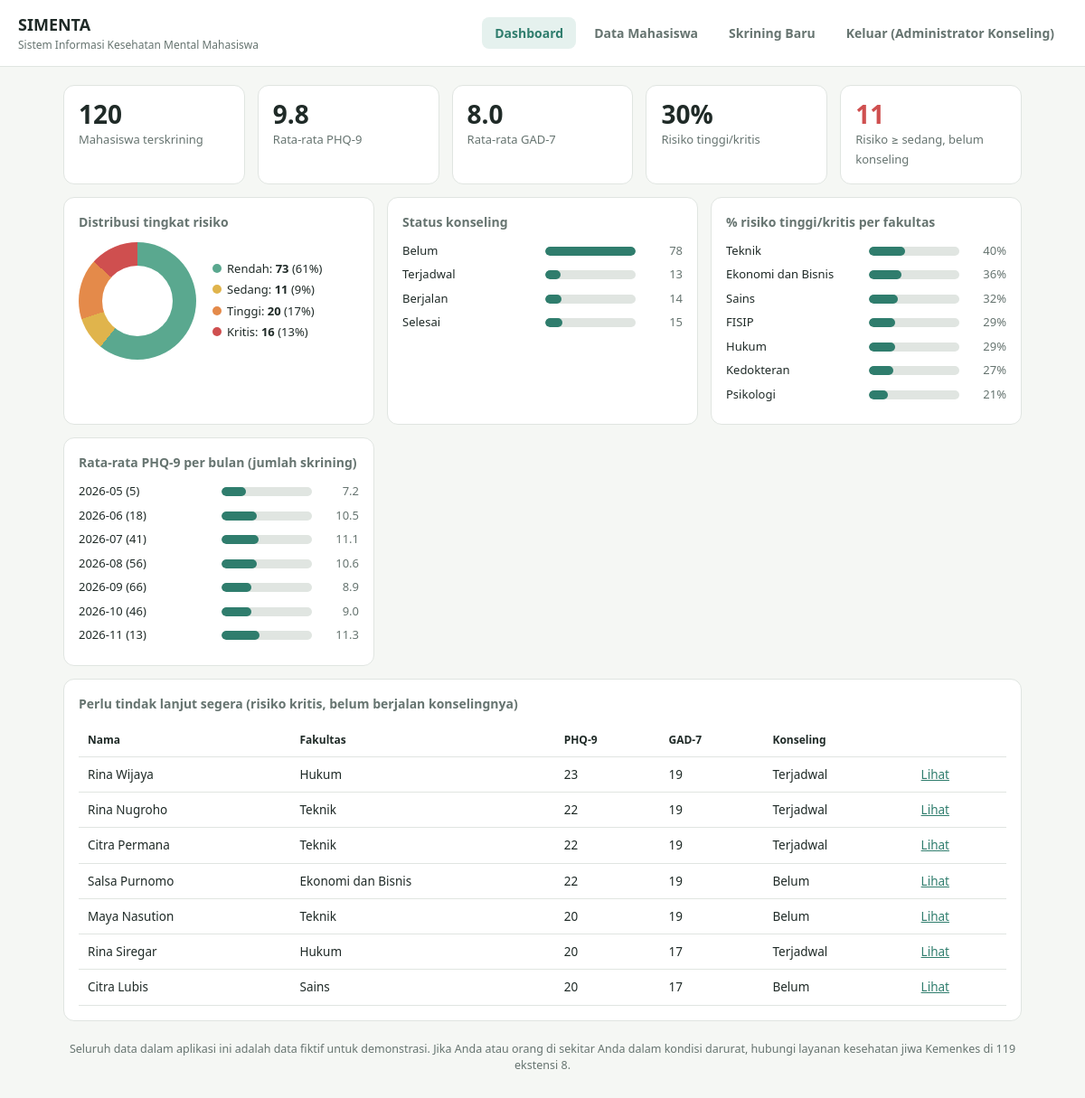
/index.php (signed in), run on the app's committed database.
### tables this page shows
CREATE TABLE mahasiswa (id INT AUTO_INCREMENT PRIMARY KEY, nim VARCHAR(20) NOT NULL UNIQUE, nama VARCHAR(100) NOT NULL, jenis_kelamin ENUM('Laki-laki','Perempuan') NOT NULL, fakultas VARCHAR(60) NOT NULL, prodi VARCHAR(80) NOT NULL, semester TINYINT NOT NULL, ipk DECIMAL(3,2) NOT NULL DEFAULT 0);

### index.php (the view, shortened to what this page needs)
<?php
require_once __DIR__ . '/config.php';
$total = (int)$pdo->query('SELECT COUNT(*) FROM mahasiswa')->fetchColumn();
$avg = $pdo->query('SELECT ROUND(AVG(phq9),1) p, ROUND(AVG(gad7),1) g FROM v_terakhir')->fetch();
$dist = [0, 0, 0, 0];
foreach ($pdo->query('SELECT tingkat, COUNT(*) n FROM v_terakhir GROUP BY tingkat') as $r) $dist[(int)$r['tingkat']] = (int)$r['n'];
$kons = array_fill_keys(STATUS, 0);
foreach ($pdo->query('SELECT konseling, COUNT(*) n FROM v_terakhir GROUP BY konseling') as $r) $kons[$r['konseling']] = (int)$r['n'];
$perlu = (int)$pdo->query("SELECT COUNT(*) FROM v_terakhir WHERE tingkat>=1 AND konseling='Belum'")->fetchColumn();
$fak = $pdo->query('SELECT fakultas, COUNT(*) n, SUM(tingkat>=2) hi FROM v_terakhir GROUP BY fakultas')->fetchAll();
usort($fak, fn($a, $b) => ($b['hi'] / $b['n']) <=> ($a['hi'] / $a['n']));
$tren = $pdo->query("SELECT DATE_FORMAT(tanggal,'%Y-%m') bln, COUNT(*) n, ROUND(AVG(phq9),1) p FROM skrining GROUP BY bln ORDER BY bln")->fetchAll();
$urg = $pdo->query("SELECT id, nama, fakultas, phq9, gad7, konseling FROM v_terakhir WHERE tingkat=3 AND konseling IN ('Belum','Terjadwal') ORDER BY phq9 DESC LIMIT 8")->fetchAll();
$c = 0; $grad = [];
foreach ($dist as $i => $v) { $a = $total ? $c / $total * 100 : 0; $c += $v; $grad[] = WARNA[$i] . " {$a}% " . ($total ? $c / $total * 100 : 0) . '%'; }
$tinggi = $total ? round(($dist[2] + $dist[3]) / $total * 100) : 0;
require __DIR__ . '/header.php';
?>
<div class="grid g4">
  <div class="card stat"><b><?= $total ?></b><span>Mahasiswa terskrining</span></div>
  <div class="card stat"><b><?= e($avg['p'] ?? 0) ?></b><span>Rata-rata PHQ-9</span></div>
  <div class="card stat"><b><?= e($avg['g'] ?? 0) ?></b><span>Rata-rata GAD-7</span></div>
  <div class="card stat"><b><?= $tinggi ?>%</b><span>Risiko tinggi/kritis</span></div>
  <div class="card stat"><b style="color:#cf4f4f"><?= $perlu ?></b><span>Risiko ≥ sedang, belum konseling</span></div>
</div>
<div class="grid g2" style="margin-top:14px">
  <div class="card"><h3>Distribusi tingkat risiko</h3>
    <div class="donut"><div class="ring" style="background:conic-gradient(<?= implode(',', $grad) ?>)"></div>
      <div class="lg"><?php foreach ($dist as $i => $v): ?>
        <div><span class="dot" style="background:<?= WARNA[$i] ?>"></span><?= TINGKAT[$i] ?>: <b><?= $v ?></b> (<?= $total ? round($v / $total * 100) : 0 ?>%)</div>
      <?php endforeach; ?></div></div></div>
  <div class="card"><h3>Status konseling</h3>
    <?php foreach ($kons as $k => $v) echo bar($k, $v, max($kons) ?: 1); ?></div>
  <div class="card"><h3>% risiko tinggi/kritis per fakultas</h3>
    <?php foreach ($fak as $f) echo bar($f['fakultas'], round($f['hi'] / $f['n'] * 100), 100, '%'); ?></div>
  <div class="card"><h3>Rata-rata PHQ-9 per bulan (jumlah skrining)</h3>
    <?php foreach ($tren as $t) echo bar($t['bln'] . ' (' . $t['n'] . ')', $t['p'], 27); ?></div>
</div>
<div class="card" style="margin-top:14px"><h3>Perlu tindak lanjut segera (risiko kritis, belum berjalan konselingnya)</h3>
  <?php if (!$urg): ?><p>Tidak ada.</p><?php else: ?>
  <div class="tw"><table><thead><tr><th>Nama</th><th>Fakultas</th><th>PHQ-9</th><th>GAD-7</th><th>Konseling</th><th></th></tr></thead><tbody>
  <?php foreach ($urg as $u): ?>
    <tr><td><?= e($u['nama']) ?></td><td><?= e($u['fakultas']) ?></td><td><?= $u['phq9'] ?></td><td><?= $u['gad7'] ?></td><td><?= e($u['konseling']) ?></td>
    <td><a href="detail.php?id=<?= $u['id'] ?>">Lihat</a></td></tr>
  <?php endforeach; ?></tbody></table></div><?php endif; ?>
</div>
<?php require __DIR__ . '/footer.php'; ?>

### header.php (shortened to what this page needs)
<?php
require_once __DIR__ . '/config.php';
$hal = basename($_SERVER['SCRIPT_NAME'], '.php');
$aktif = fn($n) => in_array($hal, (array)$n) ? 'on' : '';
?>
<!DOCTYPE html>
<html lang="id">
<head>
<link rel="stylesheet" href="assets/style.css">
</head>
<body>
<header>
  <h1>SIMENTA<small>Sistem Informasi Kesehatan Mental Mahasiswa</small></h1>
  <nav>
    <a class="<?= $aktif('index') ?>" href="index.php">Dashboard</a>
    <a class="<?= $aktif(['mahasiswa', 'detail']) ?>" href="mahasiswa.php">Data Mahasiswa</a>
    <a class="<?= $aktif('tambah') ?>" href="tambah.php">Skrining Baru</a>
    <a href="logout.php">Keluar (<?= e($_SESSION['user']) ?>)</a>
  </nav>
</header>
<main>

### config.php (shortened to what this page needs)
<?php
function e($s) { return htmlspecialchars((string)$s, ENT_QUOTES, 'UTF-8'); }
function bar($label, $v, $max, $suf = ''): string {
    $w = $max > 0 ? round($v / $max * 100) : 0;
    return '<div class="bar"><span class="l">' . e($label) . '</span><span class="t"><i style="width:' . $w . '%"></i></span><span class="v">' . e($v) . $suf . '</span></div>';
}

### footer.php
<p class="note">Seluruh data dalam aplikasi ini adalah data fiktif untuk demonstrasi. Jika Anda atau orang di sekitar Anda dalam kondisi darurat, hubungi layanan kesehatan jiwa Kemenkes di 119 ekstensi 8.</p>
</main>
</body>
</html>

### assets/style.css (style rules this page uses)
:root { --bg:#f5f7f4;--card:#fff;--tx:#1f2a27;--mu:#667470;--bd:#e0e5e1;--ac:#2f7d6d;--ac2:#e5f1ee;color-scheme:light }
* { box-sizing:border-box }
body { margin:0;background:var(--bg);color:var(--tx);font:15px/1.5 system-ui,-apple-system,"Segoe UI",Roboto,sans-serif }
a { color:var(--ac) }
header { background:var(--card);border-bottom:1px solid var(--bd);padding:14px 20px;display:flex;flex-wrap:wrap;gap:12px;align-items:center;justify-content:space-between }
h1 { font-size:18px;margin:0 }
h1 small { display:block;font-weight:400;color:var(--mu);font-size:12px }
nav { display:flex;gap:6px;flex-wrap:wrap }
nav a { padding:7px 14px;border-radius:8px;text-decoration:none;color:var(--mu);font-weight:600;font-size:14px }
nav a.on { background:var(--ac2);color:var(--ac) }
main { max-width:1100px;margin:0 auto;padding:20px }
.grid { display:grid;gap:14px }
.g4 { grid-template-columns:repeat(auto-fit,minmax(150px,1fr)) }
.g2 { grid-template-columns:repeat(auto-fit,minmax(320px,1fr)) }
.card { background:var(--card);border:1px solid var(--bd);border-radius:12px;padding:16px }
.card h3 { margin:0 0 12px;font-size:14px;color:var(--mu);font-weight:600 }
.stat b { display:block;font-size:28px;line-height:1.1 }
.stat span { color:var(--mu);font-size:13px }
.bar { display:flex;align-items:center;gap:8px;margin:7px 0;font-size:13px }
.bar .l { width:150px;flex:none }
.bar .t { flex:1;height:10px;background:var(--bd);border-radius:6px;overflow:hidden }
.bar .t i { display:block;height:100%;background:var(--ac);border-radius:6px }
.bar .v { min-width:44px;text-align:right;color:var(--mu) }
.donut { display:flex;gap:18px;align-items:center;flex-wrap:wrap }
.ring { width:130px;height:130px;border-radius:50%;position:relative }
.ring::after { content:"";position:absolute;inset:26px;background:var(--card);border-radius:50% }
.lg div { font-size:13px;margin:4px 0 }
.dot { display:inline-block;width:10px;height:10px;border-radius:50%;margin-right:6px }
.tw { overflow-x:auto }
table { width:100%;border-collapse:collapse;font-size:13.5px }
th,td { padding:9px 10px;text-align:left;border-bottom:1px solid var(--bd);white-space:nowrap }
th { font-size:12px }
.note { font-size:12.5px;color:var(--mu);margin-top:22px;text-align:center }

### data on the page
mahasiswa: nama "Rina Wijaya", fakultas "Hukum", phq9 "23", gad7 "19", konseling "Terjadwal"
mahasiswa: nama "Rina Nugroho", fakultas "Teknik", phq9 "22", gad7 "19", konseling "Terjadwal"
mahasiswa: nama "Citra Permana", fakultas "Teknik", phq9 "22", gad7 "19", konseling "Terjadwal"
mahasiswa: nama "Salsa Purnomo", fakultas "Ekonomi dan Bisnis", phq9 "22", gad7 "19", konseling "Belum"
mahasiswa: nama "Maya Nasution", fakultas "Teknik", phq9 "20", gad7 "19", konseling "Belum"
mahasiswa: nama "Rina Siregar", fakultas "Hukum", phq9 "20", gad7 "17", konseling "Terjadwal"
mahasiswa: nama "Citra Lubis", fakultas "Sains", phq9 "20", gad7 "17", konseling "Belum"

### other printed values
$_SESSION['user'] "Administrator Konseling"
$total "120"
$avg['p'] "9.8"
$avg['g'] "8.0"
$tinggi "30"
$perlu "11"
TINGKAT[$i] "Rendah"
$v "73"
$v / $total * 100 "61"
TINGKAT[$i] "Sedang"
$v "11"
$v / $total * 100 "9"
TINGKAT[$i] "Tinggi"
$v "20"
$v / $total * 100 "17"
